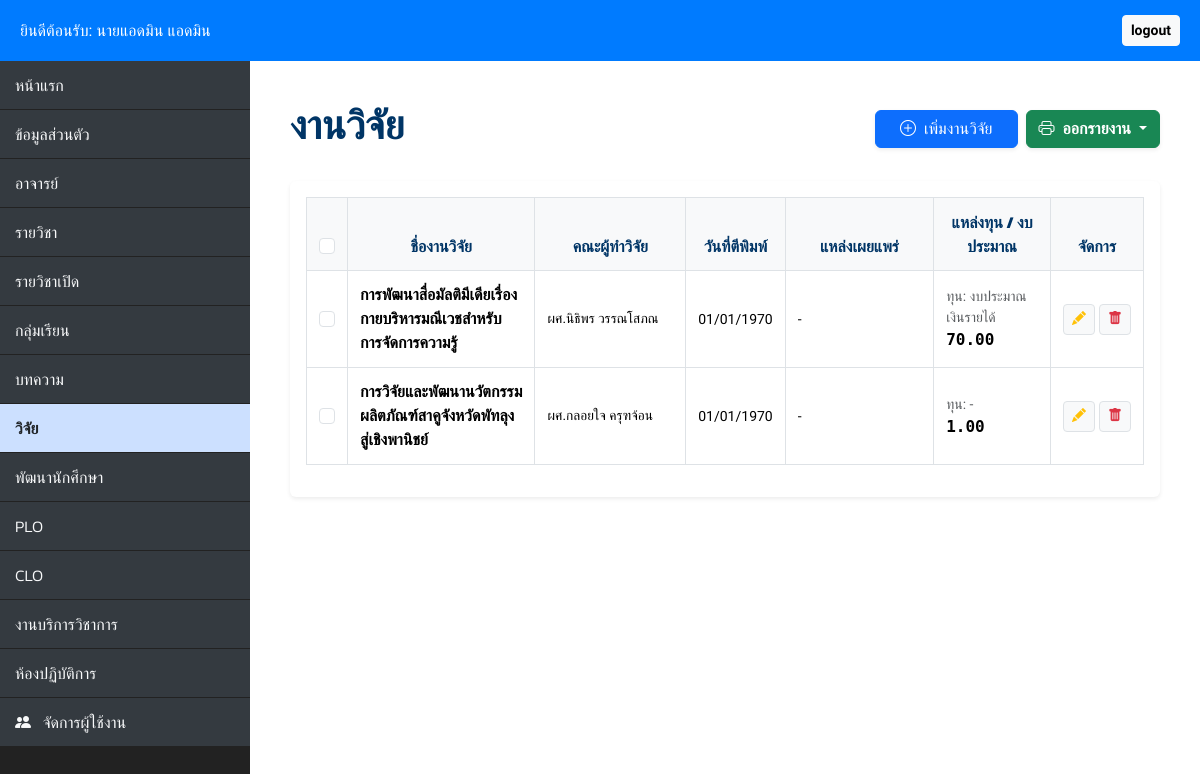
Screenshot of /research/research.php (signed in) with the database file from the repository.
### tables this page shows
CREATE TABLE `research` (
  `res_id` int(20) NOT NULL,
  `use_id` int(20) NOT NULL,
  `res_name` varchar(255) DEFAULT NULL,
  `res_title1` varchar(255) DEFAULT NULL,
  `res_fname1` varchar(255) DEFAULT NULL,
  `res_lname1` varchar(255) DEFAULT NULL,
  `res_title2` varchar(255) DEFAULT NULL,
  `res_fname2` varchar(255) DEFAULT NULL,
  `res_lname2` varchar(255) DEFAULT NULL,
  `res_title3` varchar(255) DEFAULT NULL,
  `res_fname3` varchar(255) DEFAULT NULL,
  `res_lname3` varchar(255) DEFAULT NULL,
  `res_title4` varchar(255) DEFAULT NULL,
  `res_fname4` varchar(255) DEFAULT NULL,
  `res_lname4` varchar(255) DEFAULT NULL,
  `res_title5` varchar(255) DEFAULT NULL,
  `res_fname5` varchar(255) DEFAULT NULL,
  `res_lname5` varchar(255) DEFAULT NULL,
  `res_date` varchar(255) DEFAULT NULL,
  `res_publish` varchar(255) DEFAULT NULL,
  `res_capital` varchar(255) DEFAULT NULL,
  `res_budget` varchar(255) DEFAULT NULL,
  `res_type` varchar(255) DEFAULT NULL,
  `res_meet` varchar(255) DEFAULT NULL
);

### research/research.php (the view, shortened to what this page needs)
<?php
require_once "../config.php";
$logged_in_user_id = $_SESSION["use_id"];
$full_name = htmlspecialchars(($_SESSION["use_title"] ?? '') . ($_SESSION["use_fname"] ?? '') . " " . ($_SESSION["use_lname"] ?? ''));
$user_role = $_SESSION["use_role"] ?? 'user';
$is_admin = ($user_role == 'admin');
$research_list = [];
$sql = "SELECT * FROM research ORDER BY res_id DESC";
if ($result = $link->query($sql)) {
    while ($row = $result->fetch_assoc()) { $research_list[] = $row; }
}
?>
<!DOCTYPE html>
<html lang="th">
<head>
    <link href="https://cdn.jsdelivr.net/npm/bootstrap@5.3.3/dist/css/bootstrap.min.css" rel="stylesheet">
    <link rel="stylesheet" href="https://cdn.jsdelivr.net/npm/bootstrap-icons@1.11.3/font/bootstrap-icons.min.css">
</head>
<body>
<div class="main-header no-print">
    <div class="d-flex justify-content-between align-items-center">
        <p class="mb-0">ยินดีต้อนรับ: <?php echo $full_name; ?></p>
        <a href="../login/logout.php" class="btn btn-sm btn-light fw-bold">logout</a>
    </div>
</div>
<div class="d-flex">
    <nav class="sidebar no-print">
        <div class="nav flex-column">
            <a class="nav-link" href="../dashboard.php">หน้าแรก</a>
            <a class="nav-link" href="../profile/profile.php">ข้อมูลส่วนตัว</a>
            <a class="nav-link" href="../teacher/teacher.php">อาจารย์</a>
            <a class="nav-link" href="../course/course.php">รายวิชา</a>
            <a class="nav-link" href="../opencourse/opencourse.php">รายวิชาเปิด</a>
            <a class="nav-link" href="../section/section.php">กลุ่มเรียน</a>
            <a class="nav-link" href="../article/article.php">บทความ</a>
            <a class="nav-link active" href="research.php">วิจัย</a>
            <a class="nav-link" href="../development/development.php">พัฒนานักศึกษา</a>
            <a class="nav-link" href="../plo/plo.php">PLO</a>
            <a class="nav-link" href="../clo/clo.php">CLO</a>
            <a class="nav-link" href="../services/services.php">งานบริการวิชาการ</a>
            <a class="nav-link" href="../laboratory/laboratory.php">ห้องปฏิบัติการ</a>
            <?php if ($is_admin): ?>
                <a class="nav-link" href="../manage_users.php"><i class="bi bi-people-fill me-2"></i> จัดการผู้ใช้งาน</a>
            <?php endif; ?>
        </div>
    </nav>
    <main class="content">
        <div class="d-flex justify-content-between align-items-center mb-4 no-print">
            <h1>งานวิจัย</h1>
            <div class="d-flex gap-2">
                <button class="btn btn-primary shadow-sm px-4" onclick="openResModal('add')">
                    <i class="bi bi-plus-circle me-1"></i> เพิ่มงานวิจัย
                </button>
                <div class="dropdown">
                    <button class="btn btn-success dropdown-toggle shadow-sm fw-bold" type="button" data-bs-toggle="dropdown">
                        <i class="bi bi-printer me-1"></i> ออกรายงาน
                    </button>
                </div>
            </div>
        </div>
        <div class="card border-0 shadow-sm p-3">
            <div class="table-responsive">
                <table class="table table-bordered table-custom align-middle" id="researchTable">
                    <thead>
                        <tr>
                            <th class="no-print" style="width: 45px;"><input type="checkbox" id="selectAll" class="form-check-input"></th>
                            <th style="width: 25%;">ชื่องานวิจัย</th>
                            <th style="width: 20%;">คณะผู้ทำวิจัย</th>
                            <th style="width: 10%;">วันที่ตีพิมพ์</th>
                            <th style="width: 20%;">แหล่งเผยแพร่</th>
                            <th style="width: 15%;">แหล่งทุน / งบประมาณ</th>
                            <th class="text-center no-print" style="width: 100px;">จัดการ</th>
                        </tr>
                    </thead>
                    <tbody>
                        <?php if (count($research_list) > 0): ?>
                            <?php foreach ($research_list as $res):
                                $is_owner = ($res['use_id'] == $logged_in_user_id);
                                $authors = [];
                                for ($i = 1; $i <= 5; $i++) {
                                    if (!empty($res["res_fname$i"])) {
                                        $authors[] = htmlspecialchars(($res["res_title$i"] ?? '') . $res["res_fname$i"] . " " . $res["res_lname$i"]);
                                    }
                                }
                            ?>
                                <tr class="research-row">
                                    <td class="text-center no-print"><input type="checkbox" class="row-checkbox form-check-input"></td>
                                    <td class="fw-bold" style="color: #000;"><?php echo htmlspecialchars($res['res_name']); ?></td>
                                    <td class="author-list"><?php echo implode("<br>", $authors); ?></td>
                                    <td class="text-center small"><?php echo date('d/m/Y', strtotime($res['res_date'])); ?></td>
                                    <td class="small"><?php echo htmlspecialchars($res['res_meet'] ?: '-'); ?></td>
                                    <td>
                                        <div class="small text-muted">ทุน: <?php echo htmlspecialchars($res['res_capital'] ?: 'ไม่ระบุ'); ?></div>
                                        <div class="budget-text"><?php echo number_format((float)$res['res_budget'], 2); ?></div>
                                    </td>
                                    <td class="text-center no-print">
                                        <?php if ($is_admin || $is_owner): ?>
                                            <div class="d-flex justify-content-center gap-1">
                                                <button class="btn btn-light btn-sm border" onclick='openResModal("edit", <?php echo json_encode($res); ?>)'>
                                                    <i class="bi bi-pencil-fill text-warning"></i>
                                                </button>
                                                <a href="process_research.php?delete=<?php echo $res['res_id']; ?>" class="btn btn-light btn-sm border" onclick="return confirm('ลบข้อมูลวิจัยนี้?')">
                                                    <i class="bi bi-trash-fill text-danger"></i>
                                                </a>
                                            </div>
                                        <?php else: ?>
                                            <i class="bi bi-lock-fill text-muted"></i>
                                        <?php endif; ?>
                                    </td>
                                </tr>
                            <?php endforeach; ?>
                        <?php else: ?>
                            <tr><td colspan="7" class="text-center py-4 text-muted">ยังไม่มีข้อมูลงานวิจัย</td></tr>
                        <?php endif; ?>
                    </tbody>
                </table>
            </div>
        </div>
    </main>
</div>
</body>
</html>

### research/research.php (style rules this page uses)
:root { --bg-dark: #222222; --accent-blue: #007bff; --sidebar-link-bg: #343a40; --sidebar-active: #cce0ff; --primary-navy: #003566; --success-green: #28a745; }
body { font-family: 'Sarabun', sans-serif; background-color: #f8f9fa; margin: 0; }
.main-header { background-color: var(--accent-blue); color: white; padding: 15px 20px; position: relative; z-index: 1000; }
.sidebar { width: 250px; background-color: var(--bg-dark); min-height: 100vh; flex-shrink: 0; }
.sidebar .nav-link { color: #f8f9fa; padding: 12px 15px; margin-bottom: 1px; font-size: 1rem; background-color: var(--sidebar-link-bg); text-decoration: none; display: block; font-family: 'Kanit'; font-weight: 300; }
.sidebar .nav-link.active { background-color: var(--sidebar-active); color: #212529; font-weight: 600; }
.content { flex-grow: 1; padding: 40px; background-color: white; }
h1 { font-family: 'Kanit'; font-weight: 600; color: var(--primary-navy); }
.table-custom thead th { background-color: #f8f9fa; color: var(--primary-navy); border: 1px solid #dee2e6; text-align: center; padding: 12px; font-family: 'Kanit'; }
.table-custom td { border: 1px solid #dee2e6; vertical-align: middle; padding: 12px; color: #000; }
.budget-text { color: #000; font-weight: 600; font-family: 'monospace'; }
.author-list { font-size: 0.85rem; color: #000; line-height: 1.4; }

### rows the page displays
research: res_name "การพัฒนาสื่อมัลติมีเดียเรื่องกายบริหารมณีเวชสำหรับการจัดการความรู้", authors "ผศ.นิธิพร วรรณโสภณ", res_date "01/01/1970", res_meet "-", res_capital "งบประมาณเงินรายได้", res_budget "70.00"
research: res_name "การวิจัยและพัฒนานวัตกรรมผลิตภัณฑ์สาคูจังหวัดพัทลุงสู่เชิงพานิชย์", authors "ผศ.กลอยใจ ครุฑจ้อน", res_date "01/01/1970", res_meet "-", res_capital "-", res_budget "1.00"

### other values shown
$full_name "นายแอดมิน แอดมิน"
